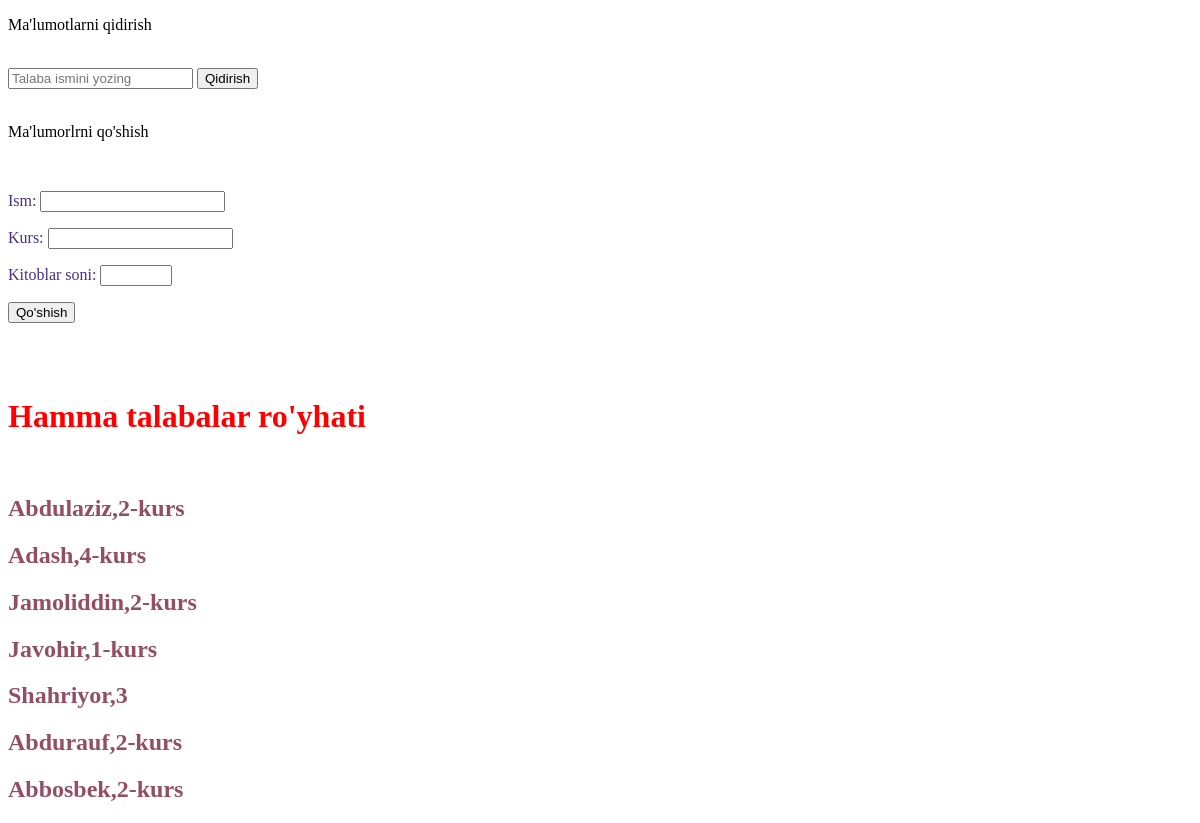
The page /hammatalaba/ on the database as committed earlier.
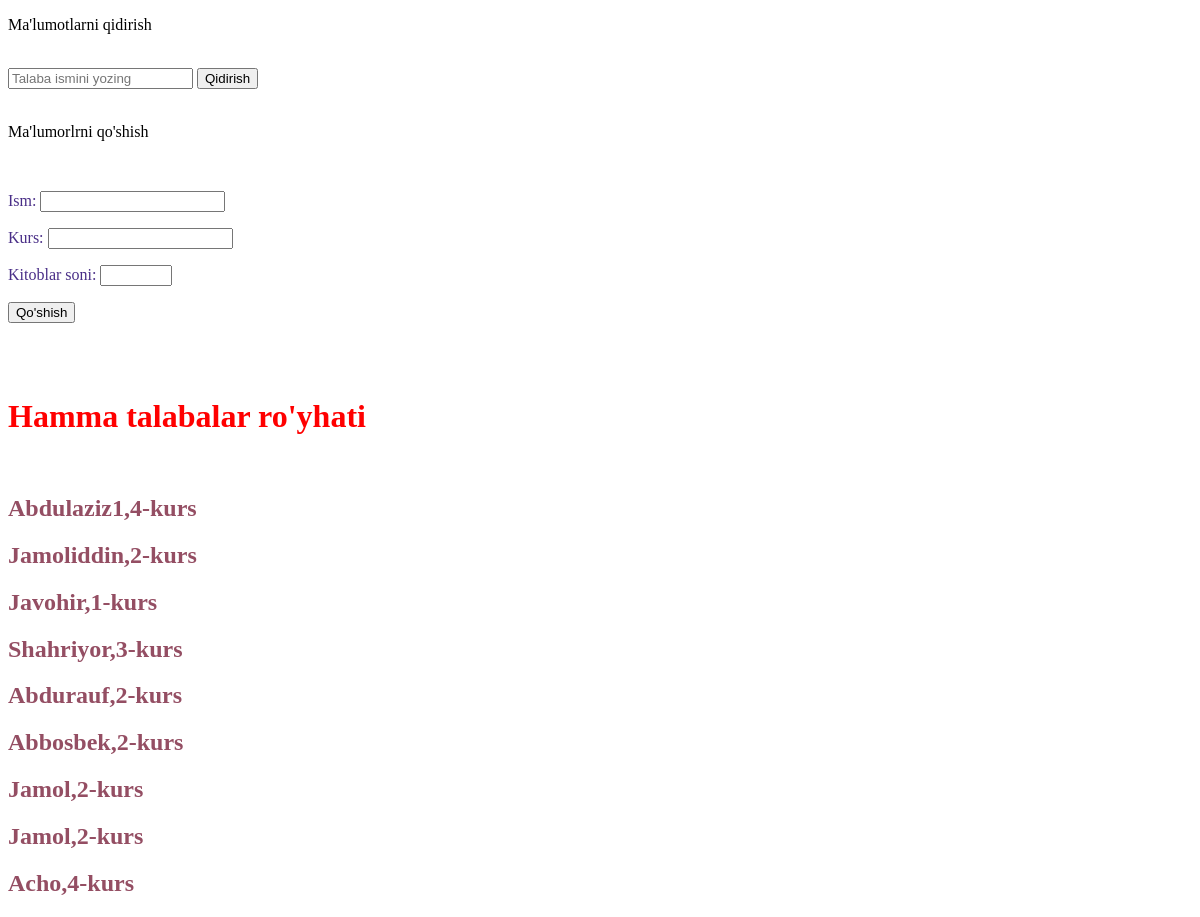
The same page on the database as committed later.
### asosiy/models.py (models this page shows, shortened)
class Talaba(models.Model):
    ism = models.CharField(max_length=30)
    kurs = models.CharField(max_length=20, choices=[("1-kurs", "1-kurs"), ("2-kurs", "2-kurs"), ("3-kurs", "3-kurs"),
                                                    ("4-kurs", "4-kurs")])
    kitob_soni = models.IntegerField(default=1)

### asosiy/views.py (the view, shortened to what this page needs)
# urls.py: path('hammatalaba/', hamma_talabalar),
def hamma_talabalar(request):
    natija = Talaba.objects.all()
    kiritilgan_ism = request.GET.get("ism")
    if kiritilgan_ism is not None:
        natija = Talaba.objects.filter(ism__contains=kiritilgan_ism)
    data = {
        "talaba": natija,
        "form": TalabaForm()
    }
    return render(request, 'talabalar.html', data)

### asosiy/forms.py
class TalabaForm(forms.Form):
    ism = forms.CharField(label='Ism')
    kurs = forms.CharField(label='Kurs')
    kitob_soni = forms.IntegerField(label='Kitoblar soni', min_value=1, max_value=1000)

### templates/talabalar.html (shortened to what this page needs)
<!DOCTYPE html>
<html lang="en">
<head>
</head>
<body>
<p>Ma'lumotlarni qidirish</p>
<br>
    <form>
        <input name="ism" type="text" placeholder="Talaba ismini yozing">
        <button>Qidirish</button>
    </form>
    <br>
    <p>Ma'lumorlrni qo'shish</p>
    <br>
    <form method="post">{% csrf_token %}
        {{ form.as_p }}
        <button>Qo'shish</button>
    </form>
    <br>
    <br>
    <br>
        <h1 style="color=red">Hamma talabalar ro'yhati </h1>
    <br>
        {% for student in talaba %}
            <h2>{{ student.ism }},{{student.kurs}}</h2>
        {% endfor %}
</body>
</html>

### templates/talabalar.html (style rules this page uses)
h1 { color: red; }
h2 { color: #944E63; }
label { color: #492E87; }

Rows that differ between the two databases and show on the page:
removed Talaba: ism "Abdulaziz", kurs "2-kurs"
changed Talaba: ism "Adash" → "Abdulaziz1"
changed Talaba "Shahriyor": kurs "3" → "3-kurs"
added Talaba: ism "Jamol", kurs "2-kurs"
added Talaba: ism "Jamol", kurs "2-kurs"
added Talaba: ism "Acho", kurs "4-kurs"
